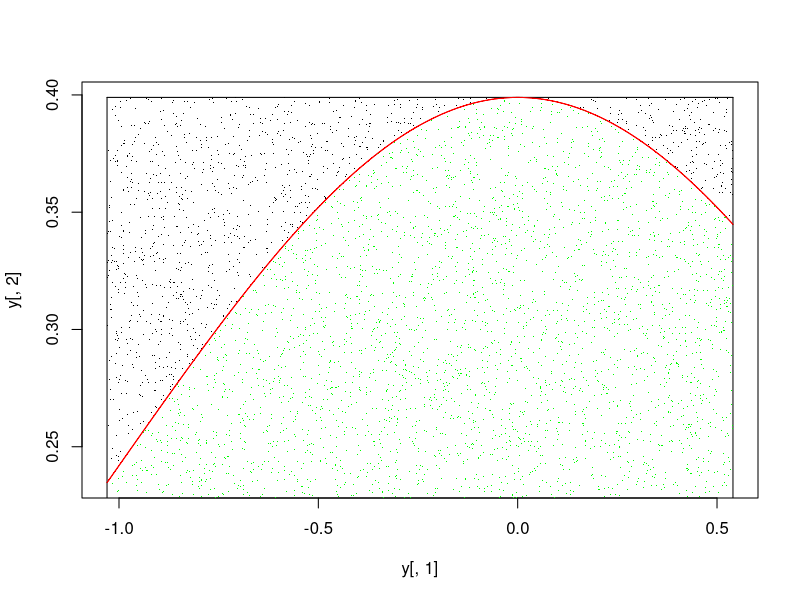
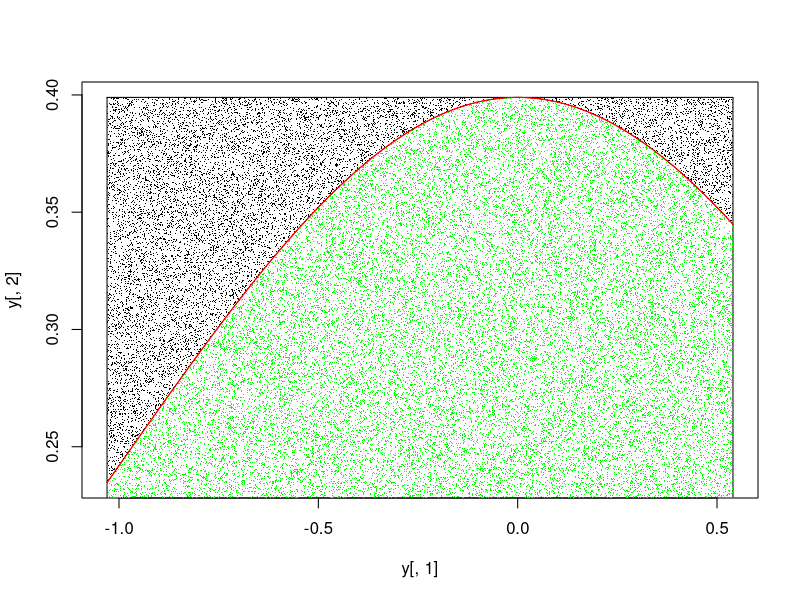
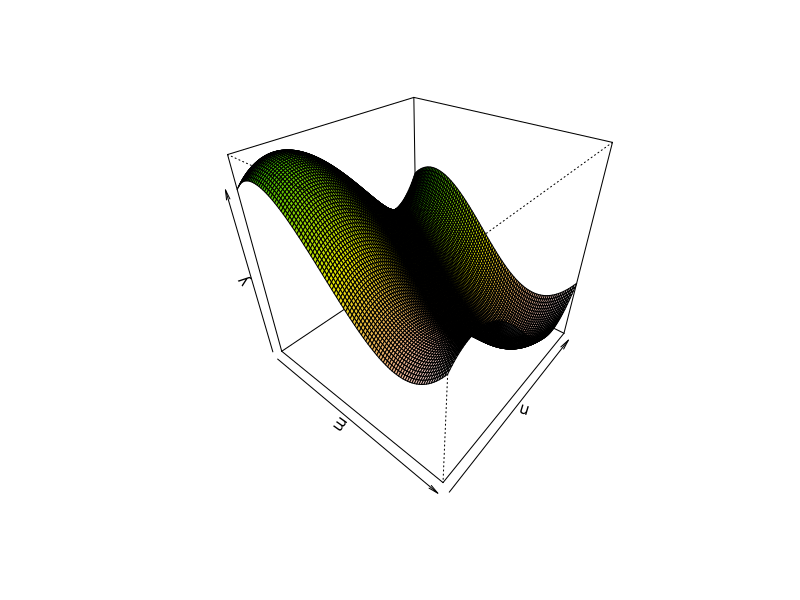

Recreate these plots in R, in order.
############################ function 2D ################################

# Function which calculates the intergral using MC symulation
# f - f(x)
# a - the lower limit of integration.
# b - the upper limit of integration
# iter - number of itereations

mcint<-function(f, a, b, iter){		# definition of the function
  l1<-b-a;					
  l2<-l1/1000;				
  x<-seq(a,b,by=l2);			
  y<-matrix(NA,1001,2);			
  y[,1]<-x;					
  y[,2]<-f(x);				
  plot(y[,1],y[,2],pch=".", col="red");	
  lines(y[,1],y[,2],col="red");		
  s1<-0;
  s2<-0;
  sup1<-min(min(y[,2]), 0);		
  sup2<-max(y[,2]);	
  lines(c(a,a),c(sup1,sup2),col="black");
  lines(c(b,b),c(sup1,sup2),col="black");
  lines(c(a,b),c(sup2,sup2),col="black");
  lines(c(a,b),c(sup1,sup1),col="black");	
  if(sup2==Inf) integral<-Inf;			
  if(sup2!=Inf){					
    for(i in 1:iter){
      m<-runif(1,a,b);			
     
      n<-runif(1,sup1,sup2);		
      r<-f(m);				
      if(r>0){				
        if(n>r | n<0){			
          s2<-s2+1;				
          points(m,n,pch=".", col="black")	
        };
        if(n<r & n>0){	
          s1<-s1+1;	
          points(m,n,pch=".", col="green")	
        }
      };
      if(r<0){			
        if(n<r | n>0){		
          
          s2<-s2+1;			
          points(m,n,pch=".", col="black")	
        };
        if(n>r & n<0){		
          s1<-s1+1;
          points(m,n,pch=".", col="green")	        }		
      };
    };
    pole <-(b-a)*(sup2-sup1);	
    procent<-s1/iter;			 
    # wartość całki
    integral<-procent*pole;			
    lines(y[,1],y[,2],col="red");	
  };
  return(integral)				
  lines(c(a,b),c(0,0),col="blue", lwd=3);	
}

############################ function 2D ################################

# Function which calculates the intergral using MC symulation
# f - f(x,y)
# a - the lower and upper limits of integration for x 
# b - the lower and upper limits of integration for y

mcint2<-function(f, a, b, iter){		
  l1<-a[2]-a[1];		
  l2<-b[2]-b[1];			
  l3<-l1/100;			
  l4<-l2/100;			
  ## osi
  m<-seq(a[1],a[2],by=l3);	
  n<-seq(b[1],b[2],by=l4);	
  y<-matrix(NA,101,101);	
    for(i in 1:101){		
    for(j in 1:101){
      y[i,j]<-f(m[i],n[j])
    }
  };
  persp(m,n,y,col=terrain.colors(100),theta=40,phi=35); 
  sup1<-min(y);		
  sup2<-max(y);		
  s1<-0;			
  s2<-0;
  if(sup2==Inf) integral<-Inf;		
  if(sup1==(-Inf)) integral<-(-Inf);
  if(sup2!=Inf & sup1!=(-Inf)){	
    for(i in 1:iter){
      a1<-runif(1,a[1],a[2]);		
      a2<-runif(1,b[1],b[2]);		
      a3<-runif(1,sup1,sup2);		
      w<-f(a1,a2);				
      if(w>0){					
        if(a3<w & a3>0) s1<-s1+1;
        if(a3>w) s2<-s2+1;
        if(a3<w & a3<0) s2<-s2+1;
      };
      if(w<0){				
        if(a3<w) s2<-s2+1;
        if(a3>w & a3<0) s1<-s1-1;
        if(a3>w & a3>0) s2<-s2+1
      }
    };
    v<-sqrt((a[2]-a[1])^2)*sqrt((b[2]-b[1])^2)*sqrt((sup2-sup1)^2); 
   
    procent<-s1/iter;			
    
    integral<-procent*v;		
  };
  mcint2<-integral	}			


############## Example 1 #################
############## 2D ########################
  
funkcja3<-function(x) {(2*pi)^(-0.5)*exp(-0.5*x^2)}	
integral_1 <- mcint(funkcja3,-1.03,0.54,10000)	
integral_1

funkcja3<-function(x) {(2*pi)^(-0.5)*exp(-0.5*x^2)}	
integral_2 <- mcint(funkcja3,-1.03,0.54,100000)	
integral_2



############## Example 2 #################
############## 3D ########################

funkcja4<-function(x,y) {(1/8)*x^3-(1/8)*x^2-x+2+(1/8)*y^3-(1/8)*y^2-1*y}
a<-c(-2,3)		
b<-c(-2,3)			
integral_2  <- mcint2(funkcja4,a,b,10000)	
